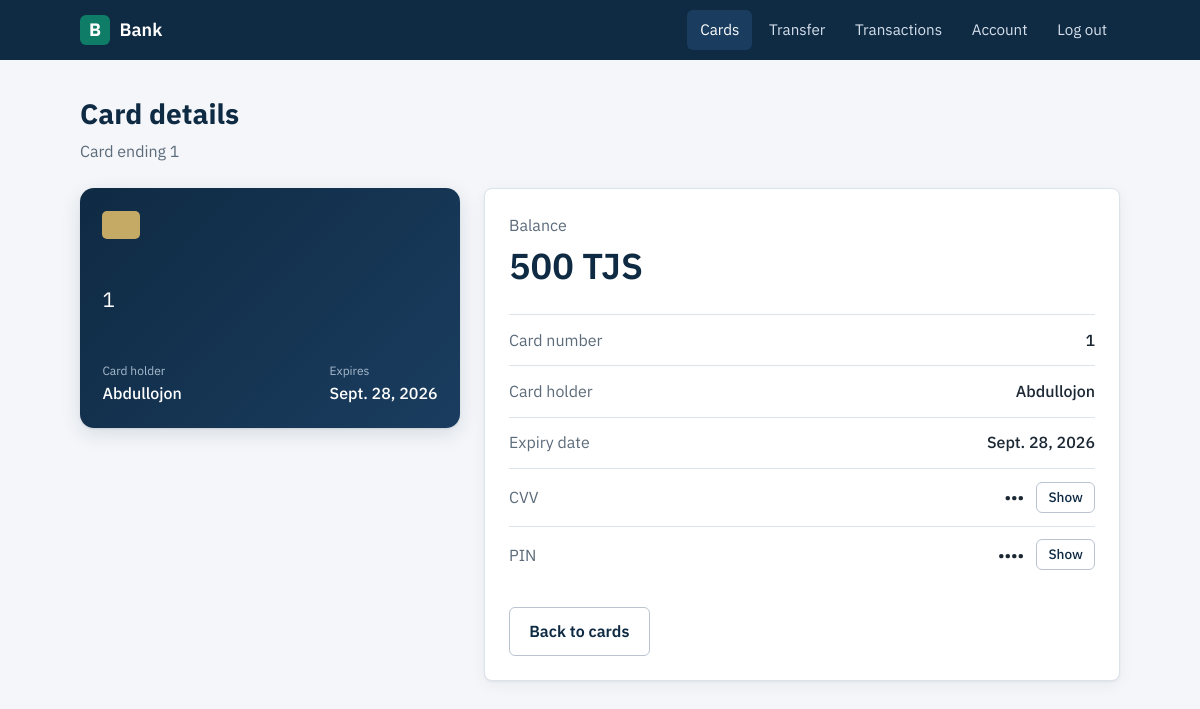
The app's page /card/detail/1 (signed in) with its own data.
### bank_system/models.py (models this page shows)
class Card(models.Model):
    card_number = models.CharField(max_length=50,unique=True)
    cvv = models.IntegerField(default=generate_cvv)
    date = models.DateField()
    balance = models.IntegerField(default=500)
    type = models.CharField(max_length=50)
    pin = models.IntegerField(default=generate_pin)
    owner = models.ForeignKey( Account ,on_delete=models.CASCADE)

class Account(models.Model):
    firstname = models.CharField(max_length=50)
    lastname = models.CharField(max_length=50)
    address = models.CharField( max_length=50)
    passport_id = models.CharField(max_length=50,unique=True)
    balance = models.IntegerField(default=1000)
    user = models.OneToOneField(User , on_delete=models.CASCADE)

### bank_system/views.py (the view)
# urls.py: path('card/detail/<int:pk>',CardDetail.as_view(),name = 'card_detail'),
class CardDetail(DetailView):
    model = Card
    template_name = 'card_detail.html'
    context_object_name = 'card'
    def get_queryset(self):
        account = Account.objects.get(user = self.request.user)
        return Card.objects.filter(owner = account)

### bank_system/templates/card_detail.html (shortened to what this page needs)
<!doctype html>
<html lang="en">
  <head>
  </head>
  <body>
    <header class="topbar">
      <div class="topbar-inner">
        <a class="brand" href="{% url 'cards' %}"
          ><span class="brand-mark">B</span> Bank</a
        >
        <nav class="nav" aria-label="Main">
          <a href="{% url 'cards' %}" aria-current="page">Cards</a>
          <a href="{% url 'transfer' %}">Transfer</a>
          <a href="{% url 'transactions' %}">Transactions</a>
          <a href="{% url 'acc_detail' user.pk %}">Account</a>
          <form method="post" action="{% url 'logout' %}" class="logout-form">
            {% csrf_token %}<button type="submit">Log out</button>
          </form>
        </nav>
      </div>
    </header>
    <main class="container">
      <div class="page-head">
        <h1>Card details</h1>
        <p>Card ending {{ card.card_number|slice:"-4:" }}</p>
      </div>
      <div class="layout">
        <div class="bank-card" aria-label="Card preview">
          <span class="chip" aria-hidden="true"></span>
          <div class="number">{{ card.card_number }}</div>
          <div class="card-bottom">
            <div>
              <small>Card holder</small>
              <span class="holder">{{ card.owner.firstname }}</span>
            </div>
            <div>
              <small>Expires</small>
              <span class="holder">{{ card.date }}</span>
            </div>
          </div>
        </div>
        <section class="panel">
          <p class="balance-label">Balance</p>
          <p class="balance">{{ card.balance }} TJS</p>
          <dl class="detail-list">
            <div class="row">
              <dt>Card number</dt>
              <dd>{{ card.card_number }}</dd>
            </div>
            <div class="row">
              <dt>Card holder</dt>
              <dd>{{ card.owner.firstname }}</dd>
            </div>
            <div class="row">
              <dt>Expiry date</dt>
              <dd>{{ card.date }}</dd>
            </div>
            <div class="row">
              <dt>CVV</dt>
              <dd>
                <span class="secret" data-value="{{ card.cvv }}">•••</span>
                <button type="button" class="reveal" aria-pressed="false">
                  Show
                </button>
              </dd>
            </div>
            <div class="row">
              <dt>PIN</dt>
              <dd>
                <span class="secret" data-value="{{ card.pin }}">••••</span>
                <button type="button" class="reveal" aria-pressed="false">
                  Show
                </button>
              </dd>
            </div>
          </dl>
          <div class="actions">
            <a class="btn" href="{% url 'cards' %}">Back to cards</a>
          </div>
        </section>
      </div>
    </main>
  </body>
</html>

### bank_system/templates/card_detail.html (style rules this page uses)
:root { --navy: #0f2a43; --navy-2: #1a3d5f; --ink: #1b2733; --muted: #5c6b7a; --line: #dde3ea; --bg: #f4f6f9; --accent: #0e7c66; --accent-dark: #0a5f4e; }
*, *::before, *::after { box-sizing: border-box; }
body { margin: 0; background: var(--bg); color: var(--ink); line-height: 1.55; font-family: "IBM Plex Sans", system-ui, -apple-system, "Segoe UI", Roboto, sans-serif; font-variant-numeric: tabular-nums; }
.topbar { background: var(--navy); }
.topbar-inner { max-width: 1080px; margin: 0 auto; padding: 0 1.25rem; min-height: 60px; display: flex; align-items: center; justify-content: space-between; gap: 1rem; flex-wrap: wrap; }
.brand { display: flex; align-items: center; gap: 0.6rem; color: #fff; text-decoration: none; font-weight: 600; font-size: 1.125rem; }
.brand-mark { width: 30px; height: 30px; border-radius: 6px; background: var(--accent); display: grid; place-items: center; font-weight: 700; }
.nav { display: flex; gap: 0.25rem; flex-wrap: wrap; }
.nav a { color: #d5e0ec; text-decoration: none; padding: 0.5rem 0.8rem; border-radius: 6px; font-size: 0.95rem; }
.nav a:hover, .nav a[aria-current="page"] { background: var(--navy-2); color: #fff; }
.container { max-width: 1080px; margin: 0 auto; padding: 2rem 1.25rem 3rem; }
.page-head { margin-bottom: 1.5rem; }
.page-head h1 { margin: 0; color: var(--navy); font-size: 1.75rem; }
.page-head p { margin: 0.25rem 0 0; color: var(--muted); }
.layout { display: grid; grid-template-columns: minmax(280px, 380px) 1fr; gap: 1.5rem; align-items: start; }
.bank-card { aspect-ratio: 1.586; border-radius: 14px; padding: 1.4rem; color: #fff; background: linear-gradient(135deg, var(--navy) 0%, var(--navy-2) 100%); display: flex; flex-direction: column; justify-content: space-between; box-shadow: 0 1px 2px rgba(15, 42, 67, 0.1), 0 6px 20px rgba(15, 42, 67, 0.12); }
.chip { width: 38px; height: 28px; border-radius: 5px; background: #d9b86a; opacity: 0.9; }
.number { font-size: 1.3rem; letter-spacing: 0.12em; }
.card-bottom { display: flex; justify-content: space-between; align-items: flex-end; gap: 1rem; }
.card-bottom small { display: block; color: #a9bbcd; font-size: 0.75rem; }
.holder { font-weight: 500; }
.panel { background: #fff; border: 1px solid var(--line); border-radius: 8px; padding: 1.5rem; box-shadow: 0 1px 2px rgba(15, 42, 67, 0.06), 0 4px 16px rgba(15, 42, 67, 0.05); }
.balance-label { color: var(--muted); margin: 0; }
.balance { font-size: 2.25rem; font-weight: 600; color: var(--navy); margin: 0 0 1.25rem; }
.detail-list { margin: 0; }
.row { display: flex; justify-content: space-between; align-items: center; gap: 1rem; padding: 0.8rem 0; border-top: 1px solid var(--line); }
.row dt { color: var(--muted); }
.row dd { margin: 0; font-weight: 500; display: flex; align-items: center; gap: 0.75rem; }
.reveal { border: 1px solid #b9c4d0; background: #fff; color: var(--navy); border-radius: 6px; padding: 0.25rem 0.7rem; font: inherit; font-size: 0.85rem; cursor: pointer; }
.actions { margin-top: 1.5rem; }
.btn { display: inline-block; padding: 0.7rem 1.2rem; border-radius: 6px; font-weight: 600; text-decoration: none; background: #fff; color: var(--navy); border: 1px solid #b9c4d0; }
.logout-form { display: inline; margin: 0; }
.logout-form button { color: #d5e0ec; text-decoration: none; padding: .5rem .8rem; border-radius: 6px; font: inherit; font-size: .95rem; background: none; border: 0; cursor: pointer; }

### records on screen
Card: card_number "1", owner.firstname "Abdullojon", date "Sept. 28, 2026", balance "500"
